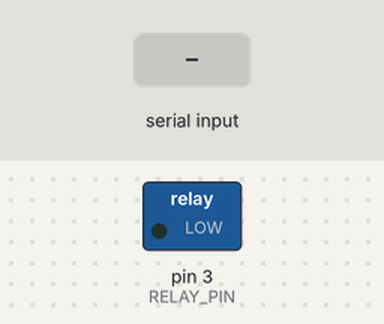
Bench run of a sketch on a simulated Arduino Uno, built with avr-gcc and run on an emulated ATmega328P. Shown: switched loads named in the sketch (green lamp = pin HIGH). Inputs (shaded band) come from the test bench.

Above: at 1.2 s.
1.3 s: "1" received over Serial
Timing chart, 0 to 4.3 s (numbered marks = the images above; inputs shaded):
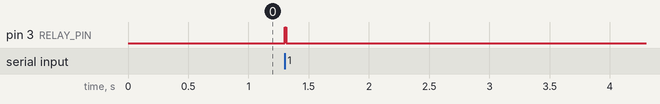

Measured:
- after the input at 1.3 s, pin 3 (RELAY_PIN): LOW → HIGH at once, → LOW 0.01 s later

The sketch:

Arduino_Key_Clicker.ino
```cpp
//Arduino Relay Clicker v1.0
// Example 1 - Receiving single characters by Robin2 (https://forum.arduino.cc/t/serial-input-basics-updated/382007)

//Variables
String receivedString;
boolean newData = false;

const int RELAY_PIN = 3;  //Pin used for relay digital trigger


void setup() {
    Serial.begin(115200); //set high baudrate
    Serial.setTimeout(2); //Milliseconds. Overides Serial Communication
    pinMode(RELAY_PIN, OUTPUT); //set type of pin
}

void loop() {
    recvOneChar();
    showNewData();
}

void recvOneChar() {
    if (Serial.available() > 0) {
        receivedString = Serial.readString(); //Stores String sent from ahk into variable
        newData = true;
    }
}

void showNewData() {
    if (newData == true) {
      digitalWrite(RELAY_PIN, HIGH); //trigger relay on
      delay(10); //You can adjust this delay to suit your needs.
      digitalWrite(RELAY_PIN, LOW); //trigger relay off
      //delay(50); //optional delay. Found it works better when off
        newData = false;
    }
}
```
